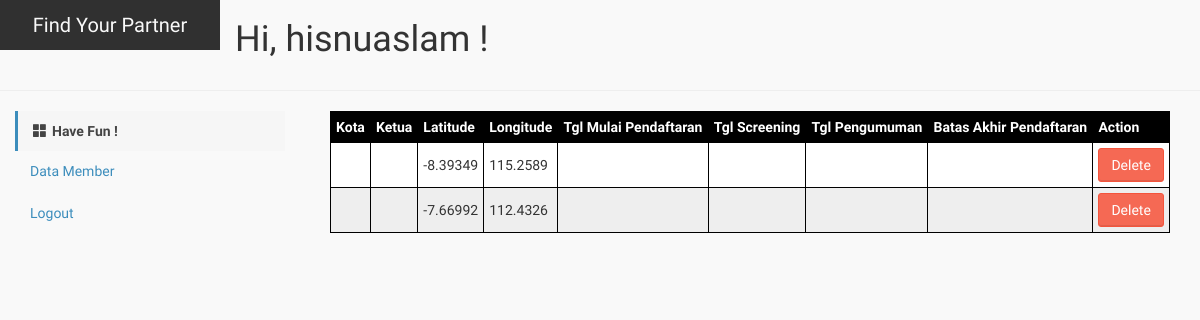
Page /datamember.php (signed in) on the earlier database version.
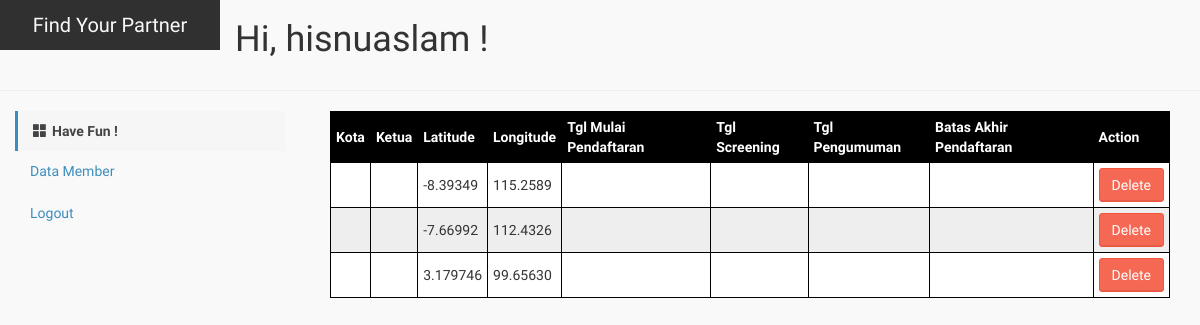
Same page on the later database version.
### tables this page shows
CREATE TABLE `lokasi` (
  `id` int(5) NOT NULL,
  `latitude` varchar(8) NOT NULL,
  `longitude` varchar(8) NOT NULL,
  `nama_kota` varchar(30) NOT NULL,
  `nim_ketua` varchar(12) NOT NULL,
  `alamat_lokasi` varchar(60) NOT NULL,
  `tgl_awal` date NOT NULL,
  `tgl_screening` date DEFAULT NULL,
  `tgl_pengumuman` date NOT NULL,
  `tgl_akhir` date NOT NULL
);

### datamember.php (the view, shortened to what this page needs)
<?php include_once './header.php'; ?>
<div class="content-isi ">
    <div class="title-menu">
        <div class="col-lg-9"><h1>Hi, <?php echo $_SESSION['username'] ;?> !</h1></div>
        <div class="clearfix"></div>
        <hr>
    </div>
<div class="col-lg-3 content-menu">
    <ul class="nav nav-pills nav-stacked collapsed">
        <li role="presentation" class="active" >
            <a href="#" ><span class="glyphicon glyphicon-th-large" aria-hidden="true"></span>Have Fun !</a>
            <ul class="nav nav-stacked">
                <li class="second-nav "><a href="datamember.php">Data Member</a></li>
                <li class="second-nav "><a href="logout.php">Logout</a></li>
            </ul>
        </li>
    </ul>
</div>
<div class="col-lg-9 ">
    <div class="col-lg-12">
            <table id="t01">
            <tr>
            <th>Kota</th>
            <th>Ketua</th>
            <th>Latitude</th>
            <th>Longitude</th>
            <th>Tgl Mulai Pendaftaran</th>
            <th>Tgl Screening</th>
            <th>Tgl Pengumuman</th>
            <th>Batas Akhir Pendaftaran</th>
            <th>Action</th>
            </tr>
            <tr>
  <?php
      require 'koneksiall.php';
$sql="SELECT * FROM lokasi";
   $result_set=mysqli_query($koneksi,$sql);
    if($result_set ){
    while($row=mysqli_fetch_array($result_set))
    {
        ?>
        <tr>
        <td><?php echo $row['kota']; ?></td>
        <td><?php echo $row['ketua'] ?></td>
        <td><?php echo $row['latitude'] ?></td>
        <td><?php echo $row['longitude'] ?></td>
        <td><?php echo $row['tglmulai'] ?></td>
        <td><?php echo $row['tglscreening'] ?></td>
        <td><?php echo $row['tglpengumuman'] ?></td>
        <td><?php echo $row['tglakhir'] ?></td>
        <td><?php $id = $row['id']; echo "<button onclick = 'delete_mapmarker(\"$id\");'  class='btn btn-danger'>Delete</button>"; ?></td>
        </tr>
        </tr>
        <?php
    }
}
    ?></table>
        </div>
    </div>
</div>
<?php include_once './footer.php'; ?>

Differences in the rows shown:
added lokasi: latitude "3.179746", longitude "99.65630"
